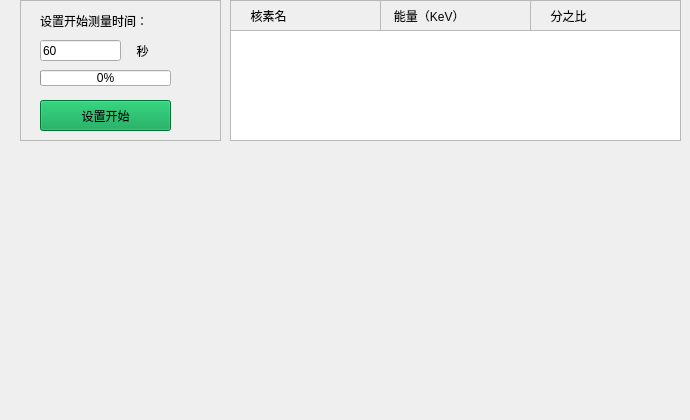
    <widget class="QWidget" name="hssb">
     <attribute name="title">
      <string>核素识别</string>
     </attribute>
     <widget class="QLabel" name="label_2">
      <property name="geometry">
       <rect>
        <x>20</x>
        <y>0</y>
        <width>201</width>
        <height>141</height>
       </rect>
      </property>
      <property name="frameShape">
       <enum>QFrame::StyledPanel</enum>
      </property>
      <property name="text">
       <string/>
      </property>
     </widget>
     <widget class="QLabel" name="label_13">
      <property name="geometry">
       <rect>
        <x>230</x>
        <y>0</y>
        <width>151</width>
        <height>31</height>
       </rect>
      </property>
      <property name="frameShape">
       <enum>QFrame::StyledPanel</enum>
      </property>
      <property name="text">
       <string>     核素名</string>
      </property>
     </widget>
     <widget class="QLabel" name="label_14">
      <property name="geometry">
       <rect>
        <x>380</x>
        <y>0</y>
        <width>151</width>
        <height>31</height>
       </rect>
      </property>
      <property name="frameShape">
       <enum>QFrame::StyledPanel</enum>
      </property>
      <property name="text">
       <string>   能量（KeV）</string>
      </property>
     </widget>
     <widget class="QLabel" name="label_15">
      <property name="geometry">
       <rect>
        <x>530</x>
        <y>0</y>
        <width>151</width>
        <height>31</height>
       </rect>
      </property>
      <property name="frameShape">
       <enum>QFrame::StyledPanel</enum>
      </property>
      <property name="text">
       <string>     分之比</string>
      </property>
     </widget>
     <widget class="QTextEdit" name="textEdit_hssb">
      <property name="geometry">
       <rect>
        <x>230</x>
        <y>30</y>
        <width>451</width>
        <height>111</height>
       </rect>
      </property>
      <property name="html">
       <string>&lt;!DOCTYPE HTML PUBLIC &quot;-//W3C//DTD HTML 4.0//EN&quot; &quot;http://www.w3.org/TR/REC-html40/strict.dtd&quot;&gt;
&lt;html&gt;&lt;head&gt;&lt;meta name=&quot;qrichtext&quot; content=&quot;1&quot; /&gt;&lt;style type=&quot;text/css&quot;&gt;
p, li { white-space: pre-wrap; }
&lt;/style&gt;&lt;/head&gt;&lt;body style=&quot; font-family:'Ubuntu'; font-size:11pt; font-weight:400; font-style:normal;&quot;&gt;
&lt;p style=&quot;-qt-paragraph-type:empty; margin-top:0px; margin-bottom:0px; margin-left:0px; margin-right:0px; -qt-block-indent:0; text-indent:0px;&quot;&gt;&lt;br /&gt;&lt;/p&gt;&lt;/body&gt;&lt;/html&gt;</string>
      </property>
     </widget>
     <widget class="QLabel" name="label_3">
      <property name="geometry">
       <rect>
        <x>40</x>
        <y>10</y>
        <width>151</width>
        <height>21</height>
       </rect>
      </property>
      <property name="text">
       <string>设置开始测量时间：</string>
      </property>
     </widget>
     <widget class="myLineEdit" name="Set_time">
      <property name="geometry">
       <rect>
        <x>40</x>
        <y>40</y>
        <width>81</width>
        <height>21</height>
       </rect>
      </property>
      <property name="text">
       <string>60</string>
      </property>
     </widget>
     <widget class="QLabel" name="label_16">
      <property name="geometry">
       <rect>
        <x>130</x>
        <y>40</y>
        <width>41</width>
        <height>21</height>
       </rect>
      </property>
      <property name="text">
       <string>  秒</string>
      </property>
     </widget>
     <widget class="QProgressBar" name="progressBar">
      <property name="geometry">
       <rect>
        <x>40</x>
        <y>70</y>
        <width>131</width>
        <height>16</height>
       </rect>
      </property>
      <property name="value">
       <number>0</number>
      </property>
      <property name="alignment">
       <set>Qt::AlignCenter</set>
      </property>
      <property name="textVisible">
       <bool>true</bool>
      </property>
      <property name="invertedAppearance">
       <bool>false</bool>
      </property>
      <property name="textDirection">
       <enum>QProgressBar::TopToBottom</enum>
      </property>
      <property name="format">
       <string>%p%</string>
      </property>
     </widget>
     <widget class="QPushButton" name="Button_Cs">
      <property name="geometry">
       <rect>
        <x>40</x>
        <y>100</y>
        <width>131</width>
        <height>31</height>
       </rect>
      </property>
      <property name="styleSheet">
       <string notr="true">background-color: rgb(0, 159, 75);</string>
      </property>
      <property name="text">
       <string>设置开始</string>
      </property>
     </widget>
     <widget class="QCustomPlot" name="charts_widget1" native="true">
      <property name="geometry">
       <rect>
        <x>20</x>
        <y>150</y>
        <width>661</width>
        <height>261</height>
       </rect>
      </property>
     </widget>
    </widget>
